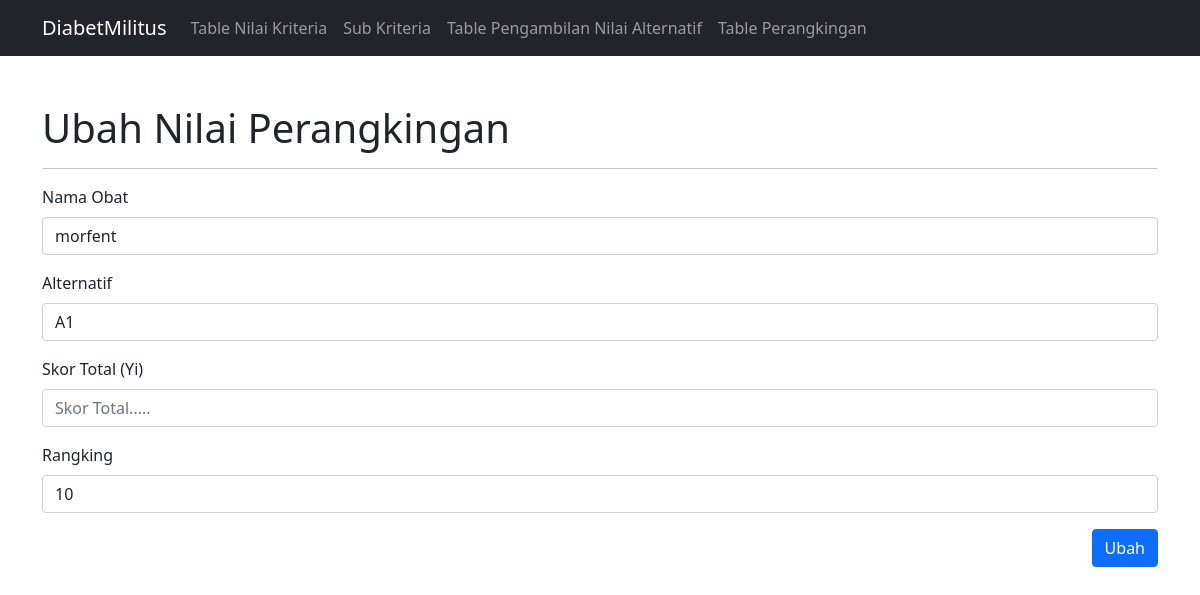
The app's page /ubah-perangkingan.php?id_perangkingan=1 with its own data.
### tables this page shows
CREATE TABLE `tbl_perangkingan` (
  `id_perangkingan` int(11) NOT NULL,
  `nama_obat` varchar(50) NOT NULL,
  `alternatif` varchar(50) NOT NULL,
  `skor_total` varchar(50) NOT NULL,
  `rangking` varchar(50) NOT NULL
);

### config/controller.php (called while the page is built, shortened)
<?php
function select($query)
{
    global $db;
    $result = mysqli_query($db, $query);
    $rows = [];
    while ($row = mysqli_fetch_assoc($result)) {
        $rows[] = $row;
    }
    return $rows;
}

### ubah-perangkingan.php (the view, shortened to what this page needs)
<?php
include 'layout/header.php';
$id_perangkingan= (int) $_GET['id_perangkingan'];
$tbl_perangkingan = select("SELECT * FROM tbl_perangkingan WHERE id_perangkingan = $id_perangkingan");
$tbl_perangkingan = $tbl_perangkingan[0];
?>
<div class="container mt-5">
    <h1>Ubah Nilai Perangkingan</h1>
    <hr>
    <form action="" method="post">
        <div class="mb-3">
            <label for="nama_obat" class="form-label">Nama Obat</label>
            <input type="text" class="form-control" id="nama_obat" name="nama_obat" value="<?=$tbl_perangkingan['nama_obat'];?>" placeholder="Nama Obat....." required>
        </div>
        <div class="mb-3">
            <label for="alternatif" class="form-label">Alternatif</label>
            <input type="text" class="form-control" id="alternatif" name="alternatif" value="<?=$tbl_perangkingan['alternatif'];?>" placeholder="Alternatif....." required>
        </div>
        <div class="mb-3">
            <label for="skor_total" class="form-label">Skor Total (Yi)</label>
            <input type="text" class="form-control" id="skor_total" name="skor_totall" value="<?=$tbl_perangkingan['skor_total'];?>" placeholder="Skor Total....." required>
        </div>
        <div class="mb-3">
            <label for="rangking" class="form-label">Rangking</label>
            <input type="text" class="form-control" id="rangking" name="rangking" value="<?=$tbl_perangkingan['rangking'];?>" placeholder="Rangking....." required>
        </div>
        <button type="submit" name="ubah" class="btn btn-primary" style="float: right;">Ubah</button>
    </form>
</div>
<?php include 'layout/footer.php'; ?>

### records on screen
tbl_perangkingan: nama_obat "morfent", alternatif "A1", rangking "10"
